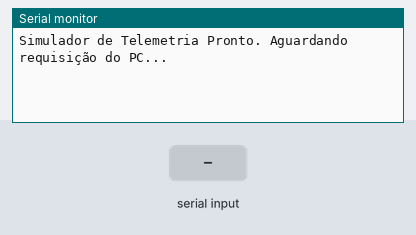
A sketch run on a simulated Arduino Uno, built with avr-gcc and run on an emulated ATmega328P. On the bench: the last lines printed to the serial monitor. The test bench sets the inputs (shaded band). Random numbers use the default seed unless the sketch sets one.

Above: at 1.2 s.
1.3 s: "1" received over Serial
At 2.2 s:
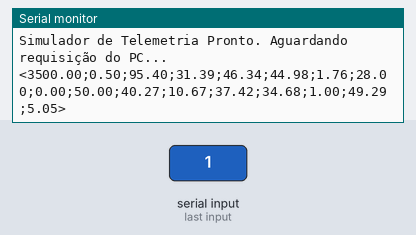
2.8 s: "0" received over Serial
At 3.3 s:
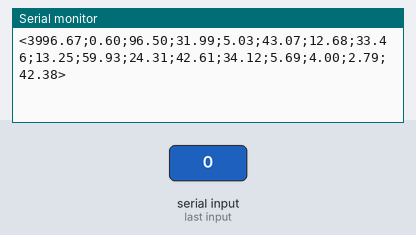
4.3 s: "2" received over Serial
At 5.7 s:
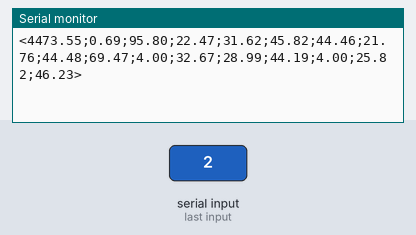

The sketch:

firmware_simulador_telemetria.ino
```cpp
// --- CONSTANTES ---
#define SERIAL_BAUD 115200       // Taxa de comunicação (deve ser a mesma do Python)
const int NUM_SENSORES = 17;     // Quantidade total de sensores na string

// Variável para gerar dados dinâmicos (simulando aceleração/desaceleração)
float angulo_simulacao = 0.0;

void setup() {
  Serial.begin(SERIAL_BAUD);
  while (!Serial) {
    ; // Aguarda a porta serial iniciar
  }
  // Inicializa o gerador de números aleatórios
  randomSeed(analogRead(0));

  Serial.println("Simulador de Telemetria Pronto. Aguardando requisição do PC...");
}

void loop() {
  // O Arduino fica ocioso até receber qualquer dado do PC
  if (Serial.available() > 0) {
    // Lê e descarta os dados recebidos. Só nos importa o fato de que algo chegou.
    while(Serial.available() > 0) {
      Serial.read();
    }

    // Ao receber a requisição, gera e envia uma nova linha de dados de telemetria
    enviarDadosTelemetria();
  }
}

void enviarDadosTelemetria() {
  // Inicia a string de dados
  Serial.print("<");

  // Loop para gerar e imprimir o dado de cada um dos 17 sensores
  for (int i = 0; i < NUM_SENSORES; i++) {
    float valor_sensor;

    // Gera dados mais realistas para alguns sensores e aleatórios para outros
    switch (i) {
      case 0: // RPM
        // Gera uma onda senoidal para simular aceleração e desaceleração
        valor_sensor = 3500 + 2500 * sin(angulo_simulacao);
        break;
      case 1: // MAP
        valor_sensor = 0.5 + 0.5 * sin(angulo_simulacao);
        break;
      case 2: // Engine Temp
        valor_sensor = 95.0 + random(-20, 20) / 10.0; // Variação pequena em torno de 95°C
        break;
      case 9: // TPS
        valor_sensor = 50.0 + 50.0 * sin(angulo_simulacao); // Acompanha o RPM
        break;
      case 14: // Gear Position
        valor_sensor = random(1, 6); // Marcha de 1 a 5
        break;
      default: // Outros sensores
        // Gera um número aleatório com casas decimais
        valor_sensor = random(0, 5000) / 100.0;
        break;
    }

    Serial.print(valor_sensor, 2); // Imprime o valor com 2 casas decimais

    // Adiciona o separador ';' se não for o último sensor
    if (i < NUM_SENSORES - 1) {
      Serial.print(";");
    }
  }

  // Fecha a string e envia um caractere de nova linha
  Serial.println(">");

  // Atualiza o ângulo para a próxima iteração, criando a dinâmica dos dados
  angulo_simulacao += 0.2;
}
```

Measured:
- after the input at 1.3 s, the serial monitor: prints a new line at once (image 1)
- after the input at 2.8 s, the serial monitor: prints a new line at once (image 2)
- after the input at 4.3 s, the serial monitor: prints a new line at once (image 3)
